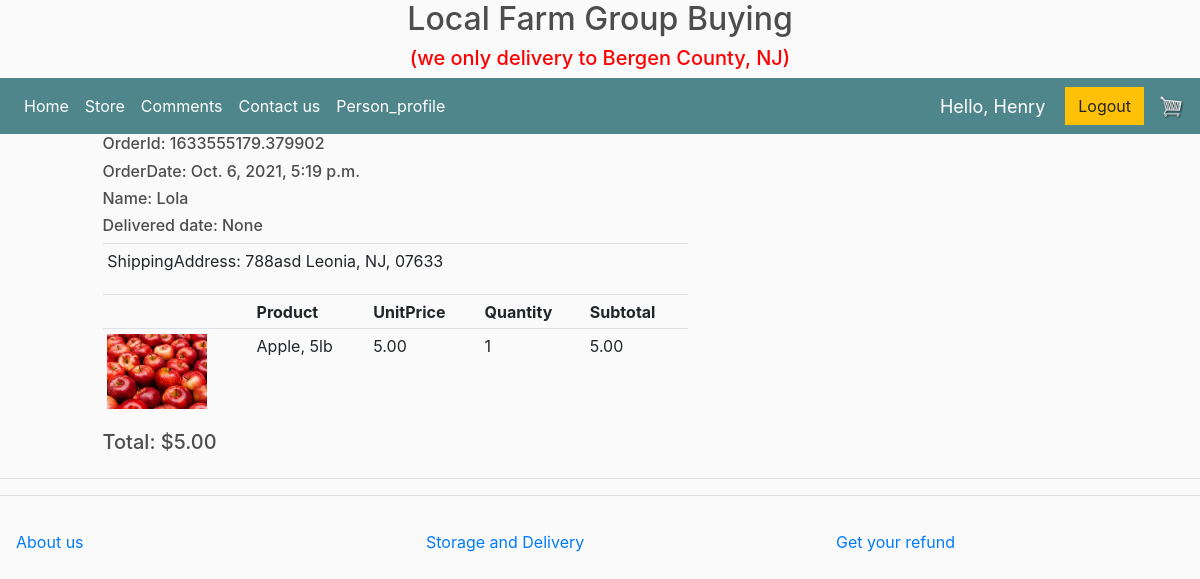
/order/10/ (signed in), run on the app's committed database.
### store/models.py (models this page shows, shortened)
class Order(models.Model):
	customer = models.ForeignKey(Customer, on_delete=models.SET_NULL, null=True, blank=True)
	date_ordered = models.DateTimeField(max_length=100, null=True)
	complete = models.BooleanField(default=False)
	transaction_id = models.CharField(max_length=100, null=True)
	delivered = models.BooleanField(default=False)
	delivered_date = models.DateField(max_length=100, null=True,blank=True)
	@property
	def get_cart_total(self):
		orderitems = self.orderitem_set.all()
		total = sum([item.get_total for item in orderitems])
		return total

class Customer(models.Model):
    user = models.OneToOneField(User, null=True, blank=True, on_delete=models.CASCADE)
    name = models.CharField(max_length=200, null=True)
    email = models.EmailField(max_length=200)
    phone = models.CharField(max_length=200)
    profile_pic = models.ImageField(default='touxiang.png', null=True, blank=True)
    def __str__(self):
        return self.name

class ShippingAddress(models.Model):
	customer = models.ForeignKey(Customer, on_delete=models.SET_NULL, null=True)
	order = models.ForeignKey(Order, on_delete=models.SET_NULL, null=True)
	address = models.CharField(max_length=200, null=False)
	city = models.CharField(max_length=200, null=False)
	state = models.CharField(max_length=200, null=False)
	zipcode = models.CharField(max_length=200, null=False)

class OrderItem(models.Model):
	product = models.ForeignKey(Product, on_delete=models.SET_NULL, null=True)
	order = models.ForeignKey(Order,  on_delete=models.SET_NULL, null=True)
	quantity = models.IntegerField(default=0, null=True, blank=True)
	@property
	def get_total(self):
		total = self.product.price * self.quantity
		return total

class Product(models.Model):
	CATEGORY = (
		('Vegetables', 'Vegetables'),
		('Fruits', 'Fruits'),
		('Eggs', 'Eggs'),
	)
	name = models.CharField(max_length=200)
	category = models.CharField(max_length=200, null=True, choices=CATEGORY)
	price = models.FloatField()
	describe = models.CharField(max_length=1000)
	image = models.ImageField(null=True, blank=True)
	def __str__(self):
		return self.name
	@property
	def imageURL(self):
		try:
			url = self.image.url
		except:
			url = ''
		return url

### store/decorators.py (the view)
		def wrapper_func(request, *args, **kwargs):
			group = None
			if request.user.groups.exists():
				group = request.user.groups.all()[0].name
			if group in allowed_roles:
				return view_func(request, *args, **kwargs)
			else:
				return HttpResponse('You are not authorized')

### store/views.py (called while the page is built)
@login_required(login_url='login')
@allowed_users(allowed_roles=['admin', 'customer'])
def order(request, pk_test):
	order = Order.objects.get(id=pk_test)
	items = order.orderitem_set.all()
	ads = order.shippingaddress_set.all()
	context = {'order': order, 'items': items, 'ads': ads}
	return render(request, 'store/order.html', context)

### store/templates/store/order.html
{%  extends 'store/mainin.html' %}
{% load static %}
{% block content%}
<div class="row">
	<div class="col-md-1">
	</div>
	<div class="col-md-6">
		<h6>OrderId: {{order.transaction_id}}</h6>
        <h6>OrderDate: {{order.date_ordered}}</h6>
		<h6>Name: {{order.customer}}</h6>
		<h6>Delivered date: {{order.delivered_date}}</h6>
			<table class="table table-sm">
				{% for ad in ads %}
				<tr>
					    <td>ShippingAddress: {{ad.address}} {{ad.city}}, {{ad.state}}, {{ad.zipcode}}</td>
				{% endfor %}
            </table>
	</div>
</div>
<div class="row">
	<div class="col-md-1">
	</div>
	<div class="col-md-6">
			<table class="table table-sm">
				<tr>
					<th></th>
					<th>Product</th>
					<th>UnitPrice</th>
					<th>Quantity</th>
					<th>Subtotal</th>
				</tr>
				{% for i in items %}
				<tr>
					    <td> <img class="row-image" src="{{i.product.imageURL}}"></td>
                        <td>{{i.product}}</td>
					    <td>{{i.product.price|floatformat:2}}</td>
					    <td>{{i.quantity}}</td>
					    <td>{{i.get_total|floatformat:2}}</td>
					</tr>
				{% endfor %}
			</table>
			<h5>Total: ${{order.get_cart_total|floatformat:2}}</h5>
	</div>
</div>
{% endblock %}

### store/templates/store/mainin.html (shortened to what this page needs)
{% load static %}
<!DOCTYPE html>
<html>
<head>
	<link rel="stylesheet" href="https://stackpath.bootstrapcdn.com/bootstrap/4.4.1/css/bootstrap.min.css">
	<link rel="stylesheet" type="text/css" href="{% static 'css/main.css' %}">
</head>
<body>
     <h2 style="text-align:center">Local Farm Group Buying</h2>
     <h5 align="center" style="color:red">(we only delivery to Bergen County, NJ)</h5>
{% include 'store/navbarin.html' %}
{% block content%}
{% endblock %}
<hr>
<hr>
<div class="row">
		<div class="col-lg-4">
				<a class="nav-link" href="{% url 'contactin' %}">About us</a>
			</div>
        <div class="col-lg-4">
				<a class="nav-link" href="{% url 'homein' %}">Storage and Delivery </a>
			</div>
        <div class="col-lg-4">
				<a class="nav-link" href="{% url 'homein' %}">Get your refund </a>
			</div>
</div>
</body>
</html>

### store/templates/store/navbarin.html (shortened to what this page needs)
{% load static %}
<nav class="navbar navbar-expand-lg navbar-dark bg-dark">
    <div class="collapse navbar-collapse" id="navbarSupportedContent">
	    <ul class="navbar-nav mr-auto">
	      <li class="nav-item active">
	        <a class="nav-link" href="{% url 'homein' %}">Home </a>
	      </li>
              <li class="nav-item active">
	        <a class="nav-link" href="{% url 'store' %}">Store</a>
			</li>
	      <li class="nav-item active">
	        <a class="nav-link" href="{% url 'commentsin' %}">Comments</a>
	      </li>
            <li class="nav-item active">
	        <a class="nav-link" href="{% url 'contactin' %}">Contact us</a>
	      </li>
			{% if request.user.is_staff %}
			 <li class="nav-item active">
	        <a class="nav-link" href="{% url 'dashboard' %}">Control Panel</a>
	      </li>
			{% else %}
			<li class="nav-item active">
	        <a class="nav-link" href="{% url 'customer_setting' %}">Person_profile</a>
	      </li>
			{% endif %}
	    </ul>
        <div class="form-inline my-2 my-lg-0">
	     	<span class="hello-msg">Hello, {{request.user}}</span>
	    </div>
	    <div class="form-inline my-2 my-lg-0">
	     	<a href="{% url 'logout' %}"class="btn btn-warning">Logout</a>
			{% if request.user.customer %}
	     	<a href="{% url 'cart' %}">
	    		<img  id="cart-icon" src="{% static 'images/cart.png' %}">
	    	</a>
			{% endif %}
	    </div>
       </div>
	 </nav>

### static/css/main.css (style rules this page uses)
body { background-color: hsl(0, 0%, 98%); }
h1,h2,h3,h4,h5,h6 { color:hsl(0, 0%, 30%); }
.bg-dark { background-color: #4f868c!important; }
#cart-icon { width:25px; display: inline-block; margin-left: 15px; }
.col-lg-4, .col-lg-6, .col-lg-8, .col-lg-12 { margin-top: 10px; }
.btn { border-radius: 0; }
.row-image { width: 100px; }

### store/templates/store/navbarin.html (style rules this page uses)
.hello-msg { font-size: 18px; color: #fff; margin-right: 20px; }

### data on the page
Order: transaction_id "1633555179.379902", date_ordered "Oct. 6, 2021, 5:19 p.m.", customer "Lola", delivered_date "None", get_cart_total "5.00"
ShippingAddress: address "788asd", city "Leonia", state "NJ", zipcode "07633"
OrderItem: product.imageURL (picture), product "Apple, 5lb", product.price "5.00", quantity "1", get_total "5.00"

### other printed values
{{ request.user }} "Henry"
